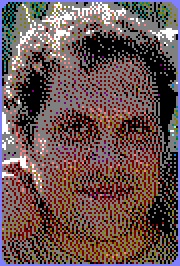
#> input picture cpctelera-master/examples/asm/greetcardmusic/assets/octopusjig.png, 90 x 133 px (shown 2 times larger)
$ python generate_backgrounds.py ../cpctelera-master/examples/asm/greetcardmusic/assets/octopusjig.png out ../cpctelera-master/examples/asm/greetcardmusic/assets/octopusjig.png
#> lines starting #> are read from the running program, lines starting #| are printed output that depends on the picture
"""
Background Generator for Retro Game Engine
Generates mode-specific background images from a source image.

Usage:
    python generate_backgrounds.py <source_image> <output_folder> [level_name]

Example:
    python generate_backgrounds.py ../../sprites.old/background_desert.png ../games/pang/assets/backgrounds level1
"""

import sys
import os
from PIL import Image
import numpy as np

# Mode specifications
MODES = {
    '1bit': {
        'width': 256,
        'height': 192,
        'colours': 2,
        'dither': 'bayer',  # Ordered Bayer dithering
    },
    '8bit-basic': {
        'width': 256,
        'height': 192,
        'colours': 2,  # Spectrum style: single INK colour on black PAPER
        'dither': 'spectrum',  # Special Spectrum-style cyan-on-black dithering
        'ink_colour': (0, 215, 215),  # Cyan #00D7D7
    },
    '8bit-cpc': {
        'width': 160,
        'height': 200,
        'colours': 16,
        'dither': None,
    },
    '8bit-plus': {
        'width': 320,
        'height': 200,
        'colours': None,  # Full colour
        'dither': None,
    },
    '16bit': {
        'width': 320,
        'height': 224,
        'colours': None,  # Full colour
        'dither': None,
    },
}

# 8x8 Bayer dithering matrix (normalized to 0-1)
BAYER_MATRIX_8x8 = np.array([
    [ 0, 32,  8, 40,  2, 34, 10, 42],
    [48, 16, 56, 24, 50, 18, 58, 26],
    [12, 44,  4, 36, 14, 46,  6, 38],
    [60, 28, 52, 20, 62, 30, 54, 22],
    [ 3, 35, 11, 43,  1, 33,  9, 41],
    [51, 19, 59, 27, 49, 17, 57, 25],
    [15, 47,  7, 39, 13, 45,  5, 37],
    [63, 31, 55, 23, 61, 29, 53, 21],
]) / 64.0


def apply_bayer_dither(img, threshold=0.5):
    """
    Apply ordered Bayer dithering to convert image to 1-bit.

    Args:
        img: PIL Image (will be converted to grayscale)
        threshold: Base threshold (0-1), adjusted by Bayer matrix

    Returns:
        PIL Image in mode '1' (1-bit)
    """
    # Convert to grayscale and normalize to 0-1
    gray = img.convert('L')
    pixels = np.array(gray, dtype=np.float32) / 255.0

    height, width = pixels.shape

    # Create output array
    output = np.zeros((height, width), dtype=np.uint8)

    # Apply Bayer dithering
    for y in range(height):
        for x in range(width):
            # Get Bayer threshold for this pixel
            bayer_value = BAYER_MATRIX_8x8[y % 8, x % 8]
            # Adjust threshold based on Bayer matrix
            adjusted_threshold = threshold - 0.5 + bayer_value
            # Compare pixel to adjusted threshold
            if pixels[y, x] > adjusted_threshold:
                output[y, x] = 255  # White
            else:
                output[y, x] = 0    # Black

    return Image.fromarray(output, mode='L').convert('1')


def apply_spectrum_dither(img, ink_colour=(0, 215, 215), threshold=0.5):
    """
    Apply Spectrum-style ordered dithering.
    Creates a 2-colour image: black PAPER with coloured INK dithering.
    Similar to original Spectrum Pang Mt. Fuji background.

    Args:
        img: PIL Image (will be converted to grayscale)
        ink_colour: RGB tuple for INK colour (default: Cyan #00D7D7)
        threshold: Base threshold (0-1), adjusted by Bayer matrix

    Returns:
        PIL Image in RGB mode (black + ink colour)
    """
    # Convert to grayscale and normalize to 0-1
    gray = img.convert('L')
    pixels = np.array(gray, dtype=np.float32) / 255.0

    height, width = pixels.shape

    # Create RGB output array (black background)
    output = np.zeros((height, width, 3), dtype=np.uint8)

    # Apply Bayer dithering with ink colour
    for y in range(height):
        for x in range(width):
            # Get Bayer threshold for this pixel
            bayer_value = BAYER_MATRIX_8x8[y % 8, x % 8]
            # Adjust threshold based on Bayer matrix
            adjusted_threshold = threshold - 0.5 + bayer_value
            # Compare pixel to adjusted threshold
            if pixels[y, x] > adjusted_threshold:
                output[y, x] = ink_colour  # INK colour (cyan)
            # else: stays black (PAPER)

    return Image.fromarray(output, mode='RGB')


def reduce_colours(img, num_colours):
    """
    Reduce image to specified number of colours using quantization.

    Args:
        img: PIL Image
        num_colours: Target number of colours

    Returns:
        PIL Image with reduced palette
    """
    # Convert to RGB if necessary
    if img.mode != 'RGB':
        img = img.convert('RGB')

    # Use PIL's built-in quantization
    return img.quantize(colors=num_colours, method=Image.Quantize.MEDIANCUT).convert('RGB')


def resize_image(img, width, height):
    """
    Resize image to target dimensions using nearest neighbor for pixel art look.

    Args:
        img: PIL Image
        width: Target width
        height: Target height

    Returns:
        Resized PIL Image
    """
    return img.resize((width, height), Image.Resampling.NEAREST)


def process_for_mode(source_img, mode_name, mode_config):
    """
    Process source image for a specific display mode.

    Args:
        source_img: PIL Image (source)
        mode_name: Name of the mode (e.g., '1bit', '16bit')
        mode_config: Configuration dict for the mode

    Returns:
        Processed PIL Image
    """
    width = mode_config['width']
    height = mode_config['height']
    colours = mode_config['colours']
    dither = mode_config.get('dither')

    # Step 1: Resize to target resolution
    img = resize_image(source_img, width, height)

    # Step 2: Apply colour reduction or dithering
    if dither == 'bayer':
        # 1-bit mode with Bayer dithering (black and white)
        img = apply_bayer_dither(img)
    elif dither == 'spectrum':
        # Spectrum-style: single INK colour dithered on black PAPER
        ink_colour = mode_config.get('ink_colour', (0, 215, 215))
        img = apply_spectrum_dither(img, ink_colour=ink_colour)
    elif colours is not None and colours > 2:
        # Reduce to specified number of colours
        img = reduce_colours(img, colours)
    # else: keep full colour

    return img


def generate_all_backgrounds(source_path, output_folder, level_name='level1'):
    """
    Generate background images for all modes from a source image.

    Args:
        source_path: Path to source image
        output_folder: Base output folder
        level_name: Name of the level (creates subfolder)
    """
#> called with output_folder = 'out'
    # Load source image
    print(f"Loading source image: {source_path}")
    source_img = Image.open(source_path)
#> source_img is the input picture: PIL image 90x133 RGB; mean R, G, B 106.7, 84, 82.4

    # Convert to RGB if necessary
    if source_img.mode != 'RGB':
        source_img = source_img.convert('RGB')

    print(f"Source image size: {source_img.width}x{source_img.height}")
#| Source image size: 90x133

    # Create output directory
    level_folder = os.path.join(output_folder, level_name)
    os.makedirs(level_folder, exist_ok=True)

    # Process for each mode
    for mode_name, mode_config in MODES.items():
        print(f"\nProcessing for {mode_name}...")
        print(f"  Target: {mode_config['width']}x{mode_config['height']}")

        # Process image
        processed = process_for_mode(source_img, mode_name, mode_config)

        # Save
        output_path = os.path.join(level_folder, f"{mode_name}.png")

        # Convert 1-bit to RGB for better compatibility
        if processed.mode == '1':
            processed = processed.convert('RGB')

        processed.save(output_path, optimize=True)

        # Report file size
        file_size = os.path.getsize(output_path)
        print(f"  Saved: {output_path} ({file_size / 1024:.1f} KB)")
#> this loop made 5 passes
#> pass 1, in process_for_mode, `img = resize_image(source_img, width, height)`:
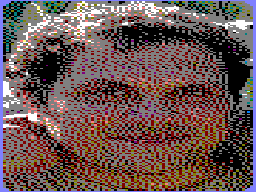
#> img: PIL image 256x192 RGB; mean R, G, B 106.8, 83.8, 81.9
#> pass 1, in apply_bayer_dither, `gray = img.convert('L')`:
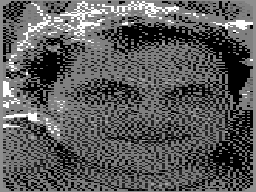
#> gray: PIL image 256x192 L; min 0, max 255, mean 90.4
#> pass 1, in process_for_mode, `img = apply_bayer_dither(img)`:
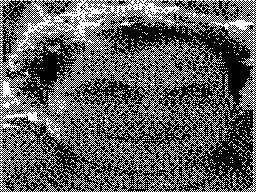
#> img: PIL image 256x192 1; 36.3% white in thin lines or dots
#> after the loop:
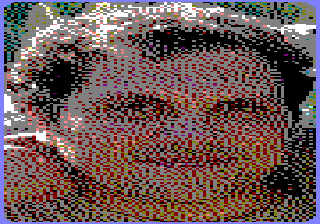
#> processed: PIL image 320x224 RGB; mean R, G, B 106.9, 84.3, 83.5

    print(f"\nAll backgrounds generated in: {level_folder}")
#| All backgrounds generated in: out/../cpctelera-master/examples/asm/greetcardmusic/assets/octopusjig.png


def main():
    if len(sys.argv) < 3:
        print(__doc__)
        print("\nRunning with default paths for desert background...")

        # Default paths
        script_dir = os.path.dirname(os.path.abspath(__file__))
        source_path = os.path.join(script_dir, '..', '..', 'sprites.old', 'background_desert.png')
        output_folder = os.path.join(script_dir, '..', 'games', 'pang', 'assets', 'backgrounds')
        level_name = 'level1'
    else:
        source_path = sys.argv[1]
        output_folder = sys.argv[2]
        level_name = sys.argv[3] if len(sys.argv) > 3 else 'level1'

    # Normalize paths
    source_path = os.path.normpath(source_path)
    output_folder = os.path.normpath(output_folder)

    # Check source exists
    if not os.path.exists(source_path):
        print(f"Error: Source image not found: {source_path}")
        sys.exit(1)

    generate_all_backgrounds(source_path, output_folder, level_name)


if __name__ == '__main__':
    main()
